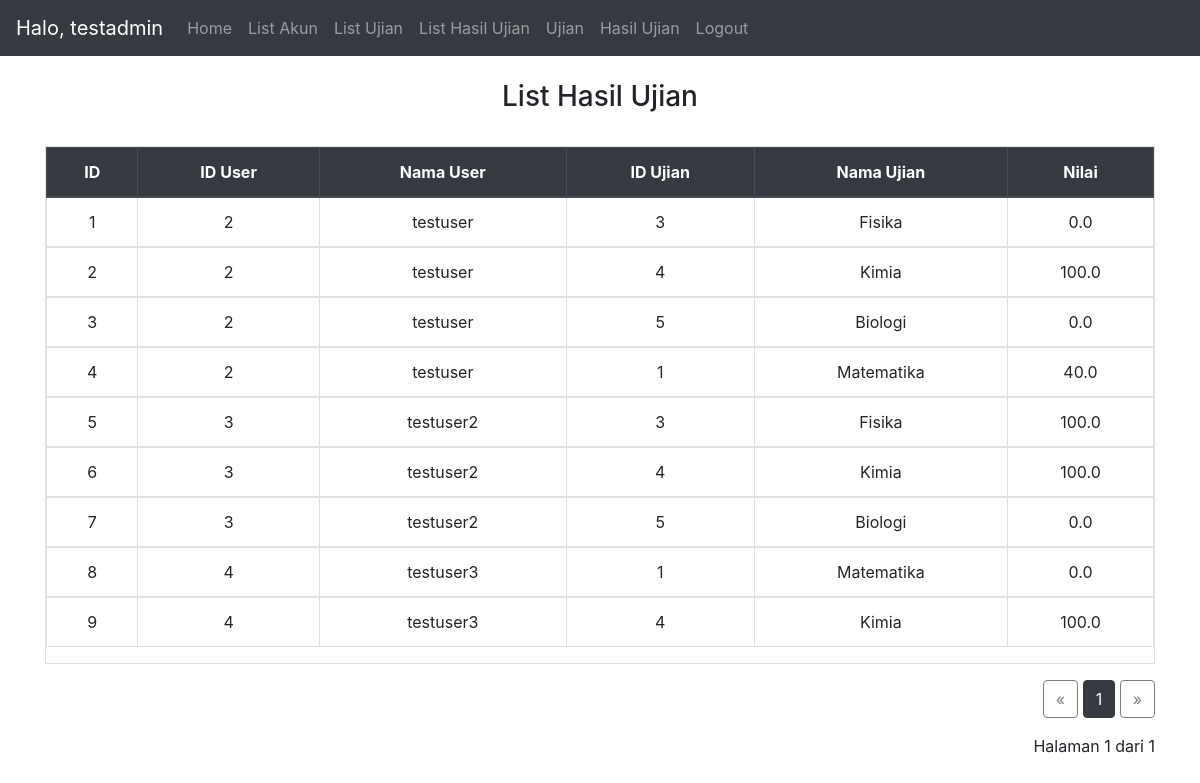
Before: /list_result/1 (signed in) with the older database file.
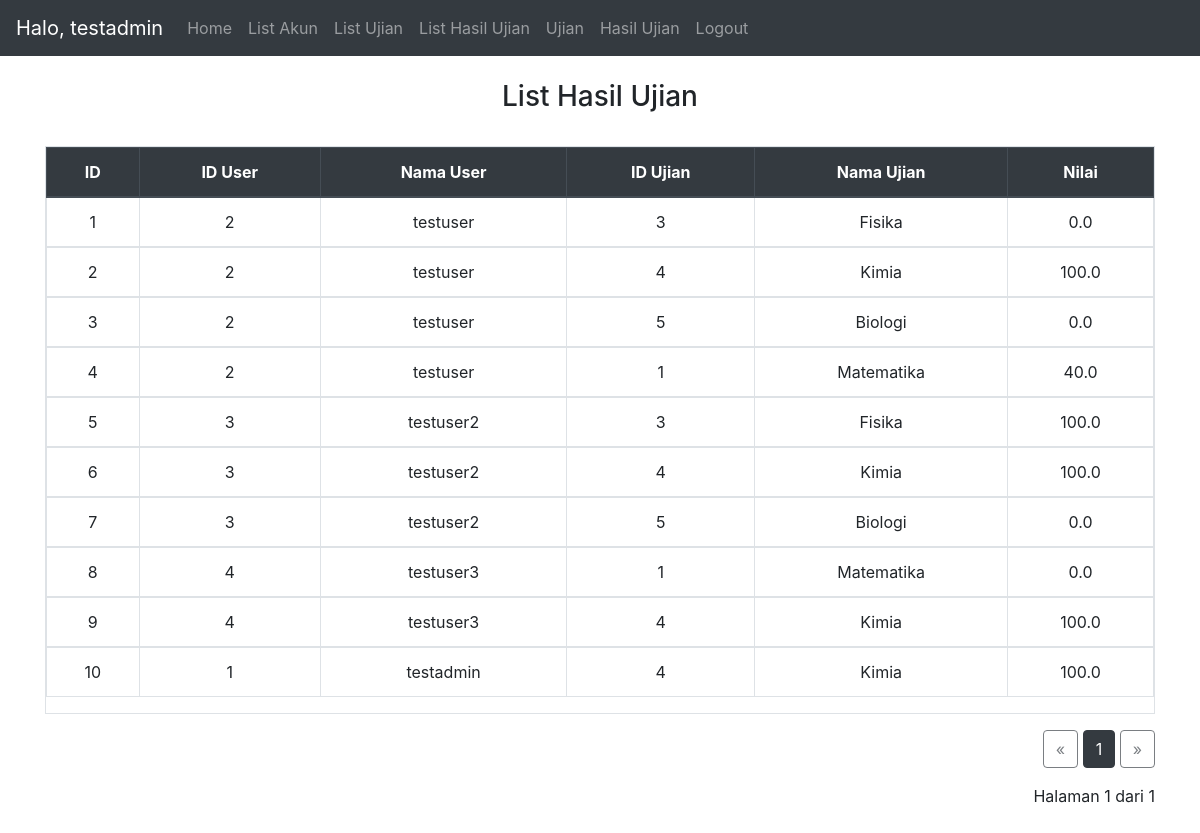
After: the same page with the newer database file.
### website/models.py (models this page shows)
class User(db.Model, UserMixin):
    id = db.Column(db.Integer, primary_key=True)
    email = db.Column(db.String(150), unique=True)
    password = db.Column(db.String(150))
    name = db.Column(db.String(150))
    type = db.Column(db.String(150))
    notes = db.relationship('Note')
    results = db.relationship('Result')
    useranswer = db.relationship('UserAnswer')

class Result(db.Model):
    id = db.Column(db.Integer, primary_key=True)
    user_id = db.Column(db.Integer, db.ForeignKey('user.id'))
    user_name = db.Column(db.String(150))
    exam_id = db.Column(db.Integer, db.ForeignKey('exam.id'))
    exam_name = db.Column(db.String(150))
    grade = db.Column(db.Float)

### website/views.py (the view)
@views.route('/list_result/<page>', methods=['GET','POST'])
@login_required
def list_result(page):
    db_result = Result.query.paginate(page=int(page), per_page=10)
    return render_template("list_result.html", user=current_user, results=db_result)

### website/__init__.py (called while the page is built)
def create_app():
    app = Flask(__name__)
    app.config['SECRET_KEY'] = 'secret key'
    app.config['SQLALCHEMY_DATABASE_URI'] = f'sqlite:///{DB_NAME}'
    db.init_app(app)
    from .views import views
    from .auth import auth
    app.register_blueprint(views, url_prefix='/')
    app.register_blueprint(auth, url_prefix='/')
    from .models import User, Note, Exam, Result, Question,UserAnswer #,Class
    with app.app_context():
        db.create_all()
    login_manager = LoginManager()
    login_manager.login_view = 'auth.login'
    login_manager.init_app(app)
    @login_manager.user_loader
    def load_user(id):
        return User.query.get(int(id))
    return app

### website/templates/list_result.html
{% extends "base.html" %} {% block title %}List Hasil Ujian{% endblock %} {% block
    content %}
    <br>
    <h3 align="center">List Hasil Ujian</h3>
    <br>
    <div class="table table-responsive table-hover table-bordered">
      <table class="table">
        <thead class="text-center thead-dark">
          <tr>
            <th>ID</th>
            <th>ID User</th>
            <th>Nama User</th>
            <th>ID Ujian</th>
            <th>Nama Ujian</th>
            <th>Nilai</th>
          </tr>
        </thead>
        {% for result in results %}
        <tbody class="text-center">
          <td>{{result.id}}</td>
          <td>{{result.user_id}}</td>
          <td>{{result.user_name}}</td>
          <td>{{result.exam_id}}</td>
          <td>{{result.exam_name}}</td>
          <td>{{result.grade}}</td>
        </tbody>
        {% endfor %}
      </table>
    </div>
    <div class="text-right">
      <a href="{{results.prev_num}}" class="btn btn-outline-dark {% if results.page == 1 %}disabled{% endif %}">&laquo;</a>
      {% for number in results.iter_pages(left_edge=1, right_edge=1, left_current=1, right_current=2) %}
        {% if number %}
          {% if results.page != number %}
            <span>
              <a class="btn btn-outline-dark"
                  href="{{number}}">
              {{number}}
              </a>
            </span>
          {% else %}
              <span class="btn btn-dark">{{number}}</span>
          {% endif %}
        {% else %}
        ...
        {% endif %}
      {% endfor %}
      <a href="{{results.next_num}}" class="btn btn-outline-dark {% if results.page == results.pages %}disabled{% endif %}">&raquo;</a>
      <p class="text-right mt-3">
        Halaman {{ results.page }} dari {{ results.pages }}
      </p>
    </div>
    {% endblock %}

### website/templates/base.html (shortened to what this page needs)
<!DOCTYPE html>
<html>
  <head>
    <link
      rel="stylesheet"
      href="https://stackpath.bootstrapcdn.com/bootstrap/4.4.1/css/bootstrap.min.css"
    />
    <link
      rel="stylesheet"
      href="https://stackpath.bootstrapcdn.com/font-awesome/4.7.0/css/font-awesome.min.css"
    />
  </head>
  <body>
    <nav class="navbar navbar-expand-lg navbar-dark bg-dark">
      <div class="collapse navbar-collapse" id="navbar">
        <div class="navbar-nav">
          {% if user.is_authenticated %}
          <span class="navbar-brand">
            Halo, {{user.name}}
          </span>
          <a class="nav-item nav-link" id="home" href="/">Home</a>
            {% if user.type =='admin' %}
            <a class="nav-item nav-link" id="account_list" href="/list_account/1">List Akun</a>
            <a class="nav-item nav-link" id="exam_list" href="/list_exam/1">List Ujian</a>
            <a class="nav-item nav-link" id="exam_list" href="/list_result/1">List Hasil Ujian</a>
            {% endif %}
          <a class="nav-item nav-link" id="exam" href="/insert_token">Ujian</a>
          <a class="nav-item nav-link" id="exam" href="/result/1">Hasil Ujian</a>
          <a class="nav-item nav-link" id="logout" href="/logout">Logout</a>
          {% else %}
          <a class="nav-item nav-link" id="login" href="/login">Login</a>
          {% endif %}
        </div>
      </div>
    </nav>
    <div class="container">{% block content %} {% endblock %}</div>
  <br>
  </body>
</html>

Changed rows visible on the page:
added Result: id "10", user_id "1", user_name "testadmin", exam_id "4", exam_name "Kimia", grade "100.0"
